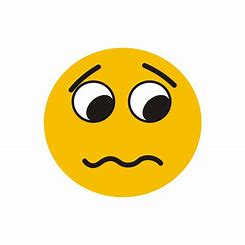
#> input picture 数据分析/1_numpy/th.jpg, 245 x 245 px
$ python '03ndarray基本操作.py'
#> lines starting #> are read from the running program, lines starting #| are printed output that depends on the picture
"""
Filename: 03ndarray基本操作.py
Author: 药药
Contact: 1579954422@qq.com
introduce：ndarray基本操作，索引，切片，变形，利用切片对图片进行颠倒
date：2022.9.7
"""
import numpy as np
import matplotlib.pyplot as plt

# 1.索引  一维与列表完全一致，多维时同理
'''
正索引：0,1,2,3,4,5,6,7,8,9
负索引：-10,-9,-8,-7,-6,-5,-4,-3,-2,-1
值:0,1,2,3,4,5,6,7,8,9
'''
n1 = np.random.randint(0, 100, 10)  # 一维数组
print(n1)
print(n1[3])
n1 = np.random.randint(0, 100, (3, 3))  # 二维数组
print(n1)
print(n1[1][2])
n1 = np.random.randint(0, 100, (3, 3, 3))   # 三维数组
print(n1)
print(n1[2][1][0])
# 根据索引修改数据
n1[2][1][0] = 2
print(n1[2][1][0])

# 2.切片（slice）
'''
Python中符合序列的有序序列都支持切片（slice），例如列表，字符串，元组。
object[start_index : end_index : step]
切片表达式包含两个":" ，用于分隔三个参数（start_index、end_index、step），当只有一个":"时，默认第三个参数step=1。
start_index：表示起始索引（包含该索引本身)；该参数省略时，表示从对象’端点’开始取值，至于是从“起点”还是从“终点”开始，则由step参数的正负决定，step为正从“起点”开始，为负从“终点”开始。
end_index：表示终止索引（不包含该索引本身）；该参数省略时，表示一直取到数据’端点’，至于是到’起点’还是到’终点’，同样由step参数的正负决定，step为正时直到’终点’，为负时直到’起点’。
step：(步长) , 正负数均可，其绝对值大小决定了切取数据时的“步长”，而正负号决定了“切取方向”，step为正表示“从左往右”取值，step为负表示“从右往左”取值。当step省略时，默认为1，即从左往右以增量1取值。
'''
n2 = np.random.randint(100, size=10)
print(n2)
print(n2[0:5])
# 切片时，数据将会是左闭右开
print('########\n\n')
print(n1[0:1])
print(n1[0:1, 1:3])
print(n1[0:1, 1:3, 0:2])
print(n1[0:1, 1:3, -2:])
# 利用切片符将数据反转，这里可以用于图片的数据反转达到图片进行颠倒
n3 = np.arange(0, 10, 1)
print(n3)
print(n3[::-1])
th = plt.imread('th.jpg')
#> th is the input picture: shape (245, 245, 3); mean R, G, B 241.7, 227.8, 182.2
th1 = (th[::-1])
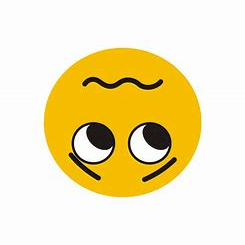
#> th1: shape (245, 245, 3); mean R, G, B 241.7, 227.8, 182.2
plt.imshow(th1)
plt.show()

# 变形   使用reshape函数，它的参数是一个tuple
print(n3.shape)
print(n3.reshape((5, 2)))
th = plt.imread('th.jpg')
print(th.shape)
#| (245, 245, 3)
print(th.reshape(245*245*3))    # 对图片数据进行变形，从三维数组变成一维数组ndarray
#> (printed output is left out)
print(th.reshape(-1))   # 如果是负数，也和上面效果一样
#> (printed output is left out)
